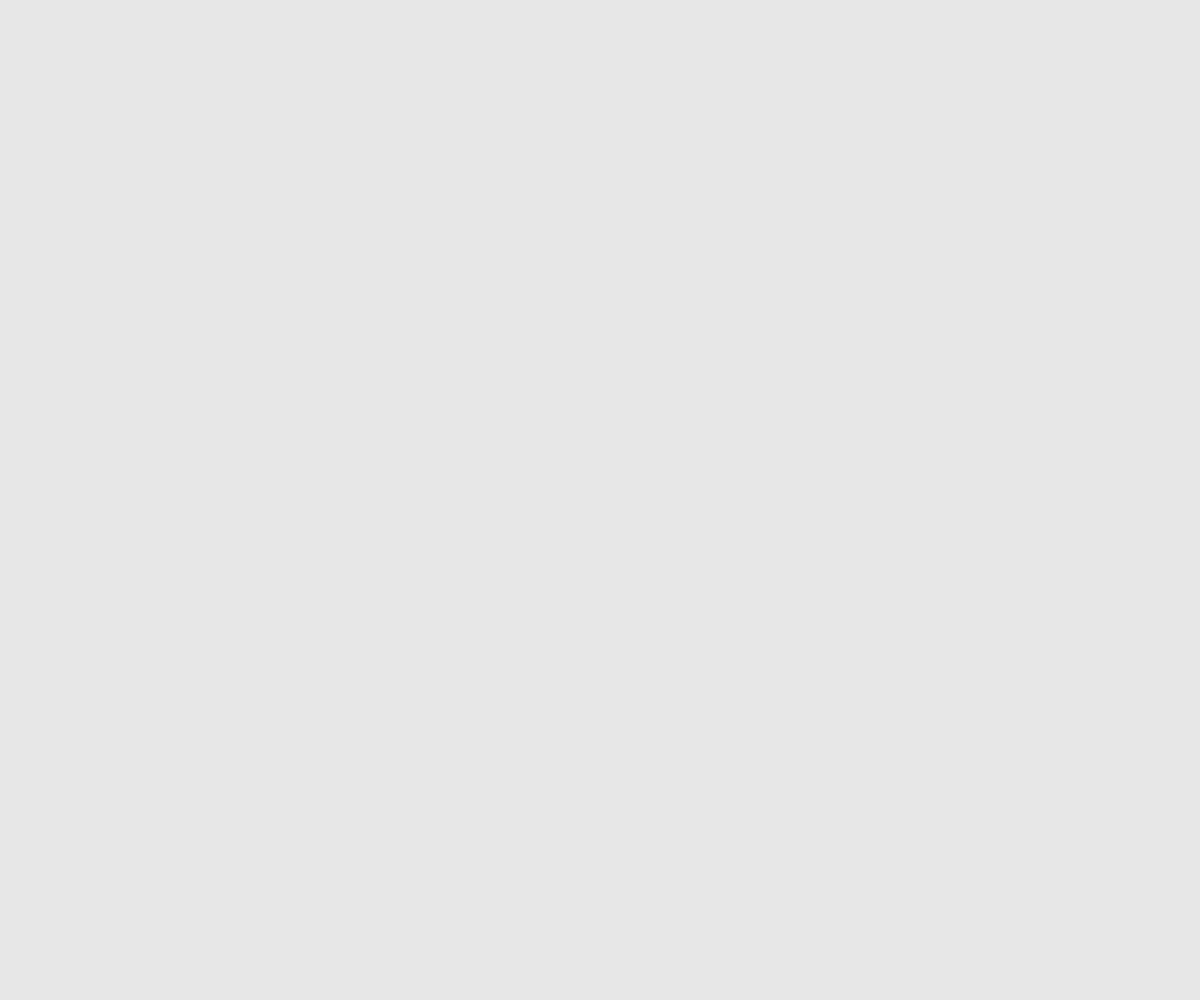
Frame 1 (no input)
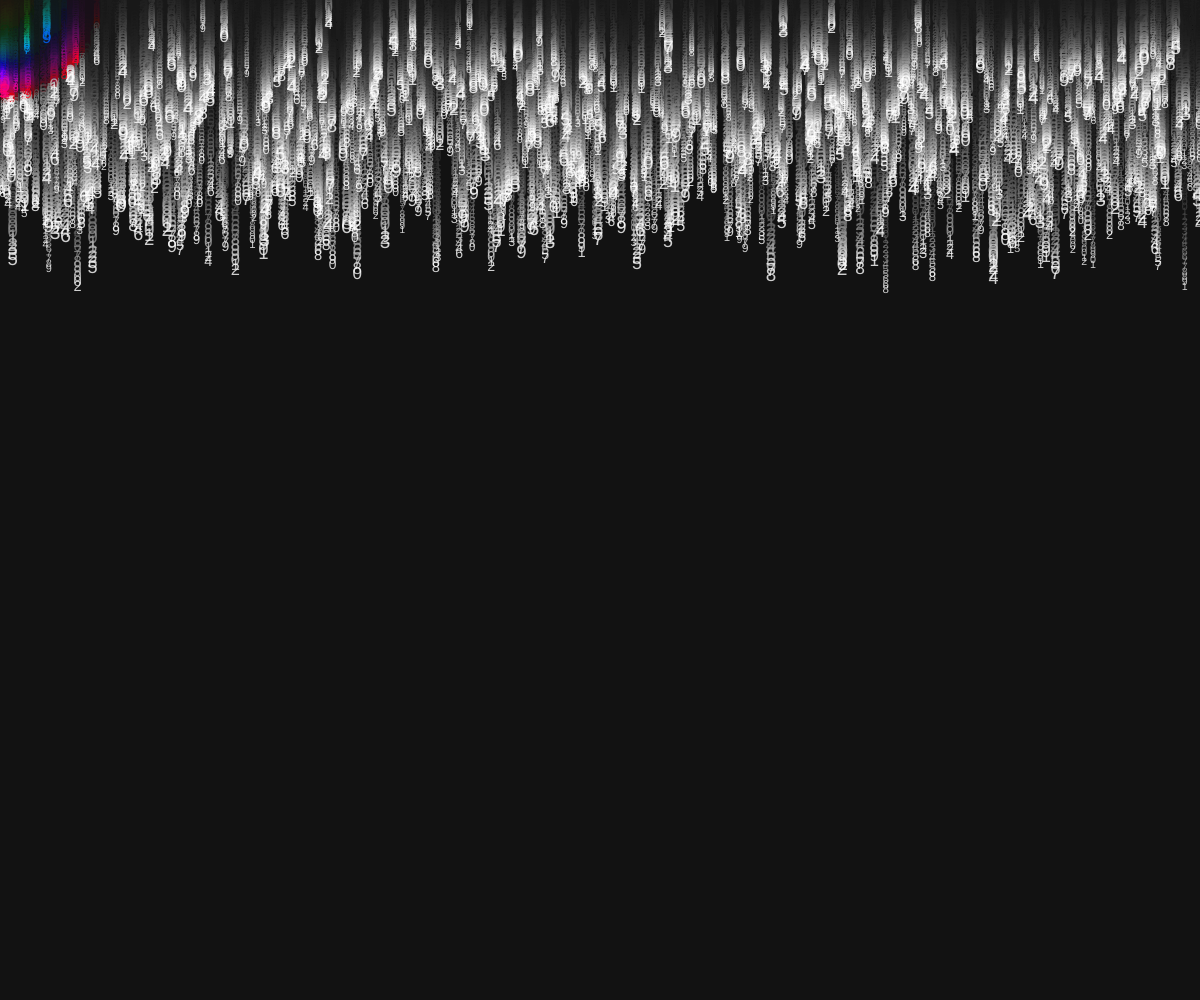
Frame 60 (no input)
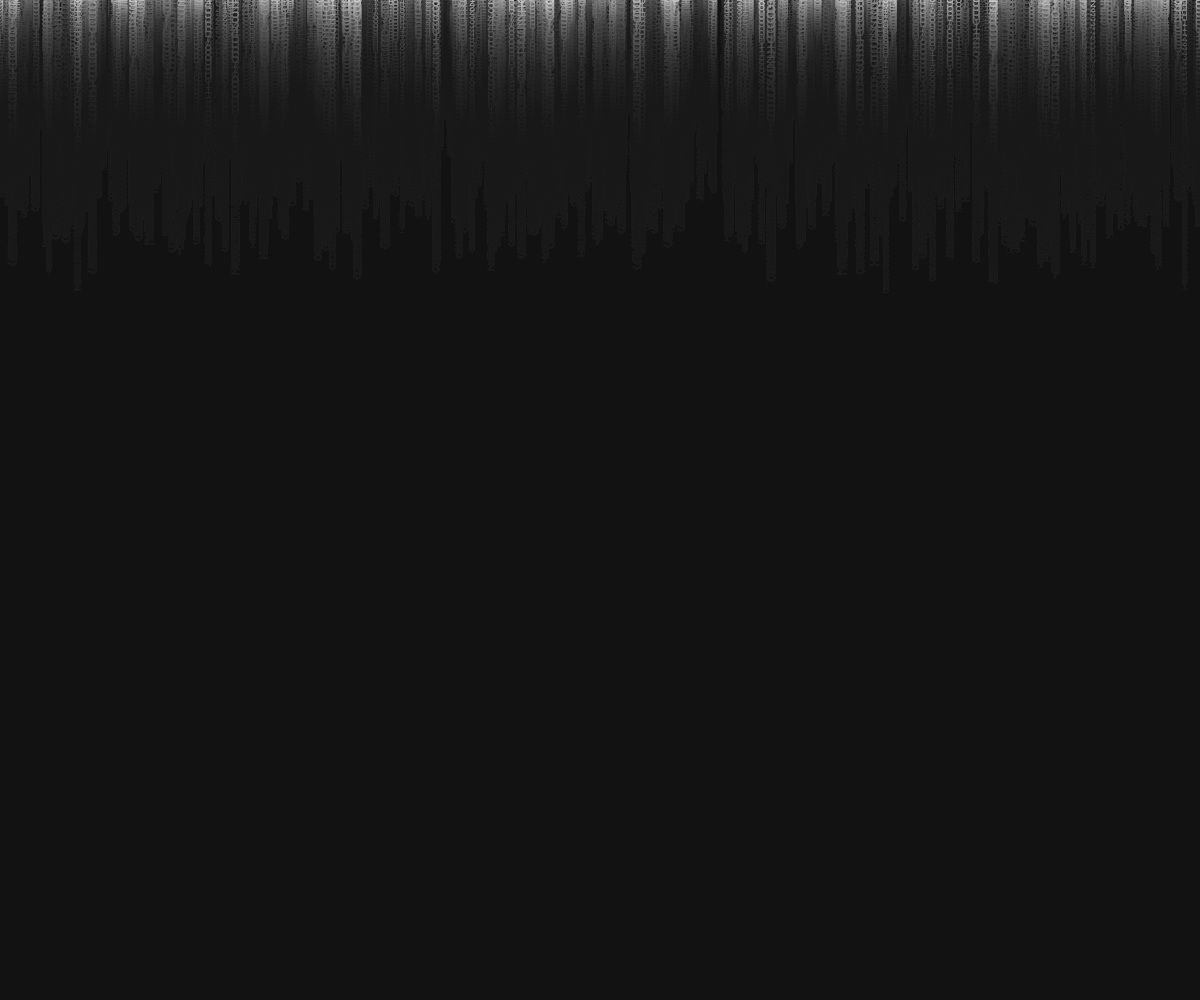
Frame 120 (the mouse pressed at the canvas centre since frame 60)

The p5.js sketch that drew these frames (run headless with seeded random() and noise() and a simulated clock; from frame 60 on, the mouse is pressed at the canvas centre):

// p5.js sketch
// ── sketch.js
let particles = [];
const numParticles = 1000;

function setup() {
  createCanvas(windowWidth, windowHeight);
  colorMode(HSB, 360, 100, 100, 1);
  
  // Создание частиц
  for (let i = 0; i < numParticles; i++) {
    particles.push(new Particle());
  }
}

function draw() {
  background(0, 0, 10, 0.1);
  
  // Обновление и отображение частиц
  for (let particle of particles) {
    particle.update();
    particle.display();
  }
}

class Particle {
  constructor() {
    this.reset();
  }
  
  reset() {
    this.x = random(width);
    this.y = random(-100, -10);
    this.speed = random(2, 5);
    this.value = floor(random(10)); // Случайное число от 0 до 9
    this.size = random(10, 20);
  }
  
  update() {
    this.y += this.speed;
    if (this.y > height) {
      this.reset();
    }
    
    // Изменение значения частицы с использованием modulo
    if (frameCount % 30 === 0) { // Каждые 30 кадров
      this.value = (this.value + 1) % 10;
    }
  }
  
  display() {
    let distToMouse = dist(this.x, this.y, mouseX, mouseY);
    let maxDist = 100;
    
    if (distToMouse < maxDist) {
      // Частицы вблизи курсора меняют цвет
      let hue = map(distToMouse, 0, maxDist, 0, 360);
      fill(hue, 100, 100, 0.8);
    } else {
      fill(0, 0, 100, 0.8);
    }
    
    noStroke();
    textSize(this.size);
    textAlign(CENTER, CENTER);
    
    // Использование modulo для выбора отображаемого числа
    let displayValue = (this.value + floor((frameCount + this.x + this.y) / 10)) % 10;
    text(displayValue, this.x, this.y);
  }
}

function windowResized() {
  resizeCanvas(windowWidth, windowHeight);
  // Обновление позиций частиц при изменении размера окна
  for (let particle of particles) {
    particle.x = random(width);
    particle.y = random(-100, height);
  }
}

function mousePressed() {
  // Изменение направления частиц при клике
  for (let particle of particles) {
    particle.speed *= -1;
  }
}
